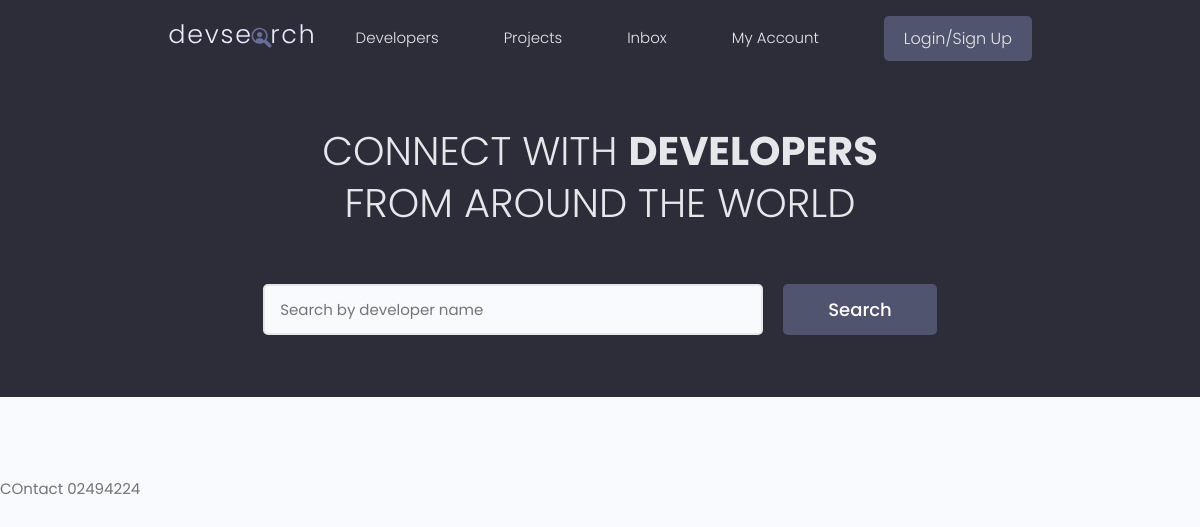
The app's page /, older data.
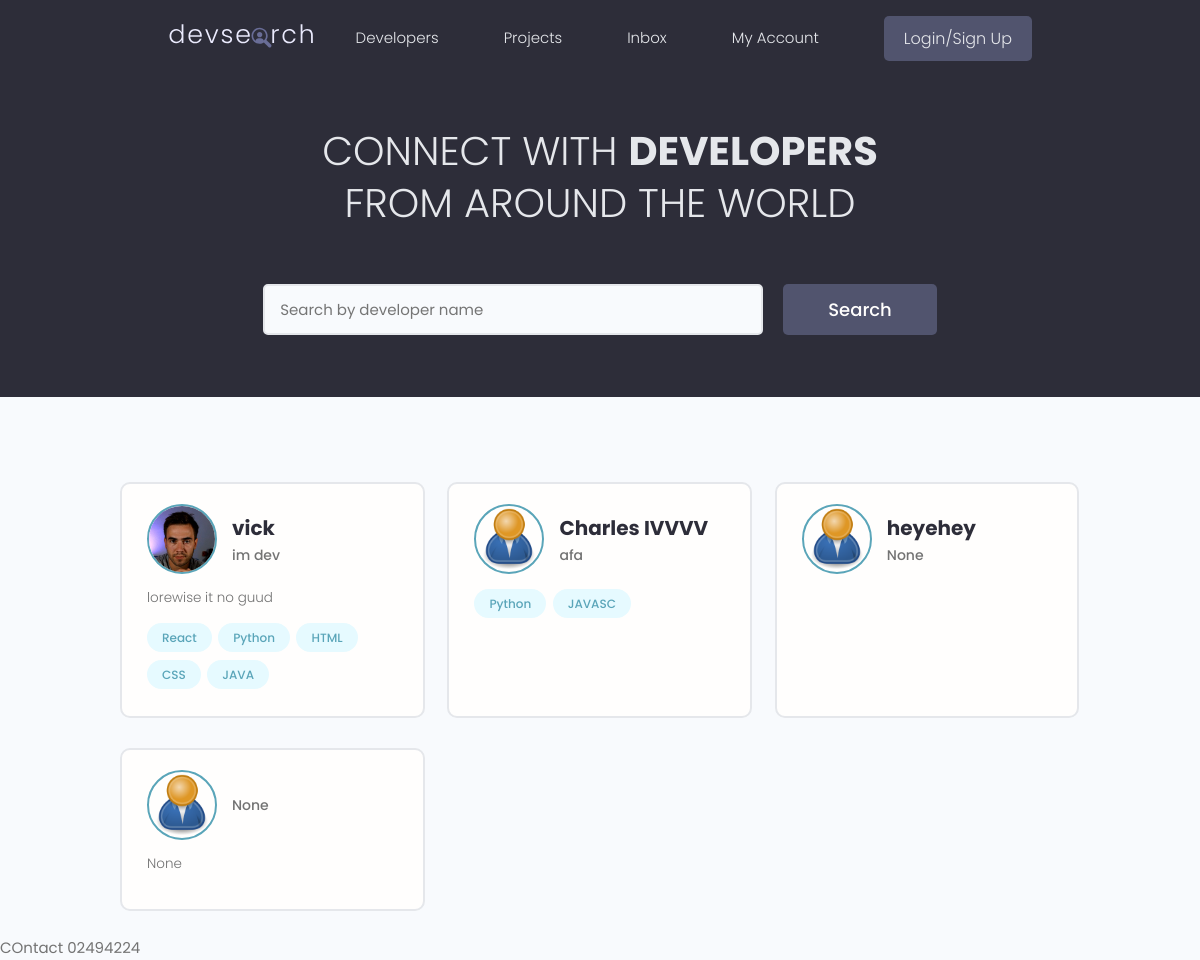
The same page, newer data.
### users/models.py (models this page shows, shortened)
class Profile(models.Model):
    user = models.OneToOneField(User, on_delete=models.CASCADE, null=True, blank=True)
    name = models.CharField(max_length=200, blank=True, null=True)
    email = models.EmailField(max_length=500, blank=True, null=True)
    username = models.CharField(max_length=200, null=True, blank=True)
    location = models.CharField(max_length=200, null=True, blank=True)
    short_intro = models.CharField(max_length=200, blank=True, null=True)
    bio = models.TextField(blank=True, null=True)
    profile_image = models.ImageField(null=True, blank=True, upload_to='profiles/', default='profiles/user-default.png')
    social_github = models.CharField(max_length=200, blank=True, null=True)
    social_twitter = models.CharField(max_length=200, blank=True, null=True)
    social_youtube = models.CharField(max_length=200, blank=True, null=True)
    social_website = models.CharField(max_length=200, blank=True, null=True)
    social_instagram = models.CharField(max_length=200, blank=True, null=True)
    created = models.DateTimeField(auto_now_add=True)
    id = models.UUIDField(default=uuid.uuid4, unique=True, primary_key=True, editable=False)

class Skill(models.Model):
    owner = models.ForeignKey(Profile, on_delete=models.CASCADE, null=True, blank=True)
    name = models.CharField(max_length=200, blank=True, null=True)
    description = models.TextField(null=True, blank=True)
    created = models.DateTimeField(auto_now_add=True)
    id = models.UUIDField(default=uuid.uuid4, unique=True, primary_key=True, editable=False)
    def __str__(self):
        return str(self.name)

### users/views.py (the view)
# urls.py: path('', views.profiles, name='profiles'),
def profiles(request):
    profiles = Profile.objects.all()
    context = {'profiles':profiles}
    return render(request, 'users/profiles.html', context)

### users/templates/users/profiles.html (shortened to what this page needs)
{% extends 'main.html' %}
{% block content %}
  <main class="home">
    <section class="hero-section text-center">
      <div class="container container--narrow">
        <div class="hero-section__box">
          <h2>CONNECT WITH <span>DEVELOPERS</span></h2>
          <h2>FROM AROUND THE WORLD</h2>
        </div>
        <div class="hero-section__search">
          <form class="form" action="#" method="get">
            <div class="form__field">
              <input class="input input--text" id="formInput#search" type="text" name="text"
                placeholder="Search by developer name" />
            </div>
            <input class="btn btn--sub btn--lg" type="submit" value="Search" />
          </form>
        </div>
      </div>
    </section>
    <section class="devlist">
      <div class="container">
        <div class="grid grid--three">
        {% for profile in profiles %}
          <div class="column card">
            <div class="dev">
              <a href="{% url 'user-profile' profile.id %}" class="card__body">
                <div class="dev__profile">
                  <img class="avatar avatar--md" src="{{ profile.profile_image.url }}" alt="image" />
                  <div class="dev__meta">
                    <h3>{{ profile.name }}</h3>
                    <h5>{{ profile.short_intro|slice:"60" }}</h5>
                  </div>
                </div>
                <p class="dev__info">{{ profile.bio|slice:"200" }}</p>
                <div class="dev__skills">
                {% for skill in profile.skill_set.all|slice:"5" %}
                  <span class="tag tag--pill tag--main">
                    <small>{{skill}}</small>
                  </span>
                {% endfor %}
                </div>
              </a>
            </div>
          </div>
        {% endfor %}
        </div>
      </div>
    </section>
  </main>
{% endblock %}

### templates/main.html (shortened to what this page needs)
<!DOCTYPE html>
{% load static %}
<html>
<head>
    <link rel="stylesheet" href="https://cdn.iconmonstr.com/1.3.0/css/iconmonstr-iconic-font.min.css" />
    <link rel="stylesheet" href="{% static 'uikit/styles/uikit.css' %}" />
    <link rel="stylesheet" href="{% static 'styles/app.css' %}" />
</head>
<body>
    {% include "navbar.html" %}
    {% block content %}
    {% endblock %}
    <footer>
        COntact 02494224
    </footer>
</body>
</html>

### templates/navbar.html (shortened to what this page needs)
{% load static %}
<header class="header">
    <div class="container container--narrow">
      <a href="{% url 'profiles' %}" class="header__logo">
        <img src="{% static 'images/logo.svg' %}" alt="DevSearch Logo" />
      </a>
      <nav class="header__nav">
        <ul class="header__menu">
          <li class="header__menuItem"><a href="{% url 'profiles' %}">Developers</a></li>
          <li class="header__menuItem"><a href="{% url 'projects' %}">Projects</a></li>
          <li class="header__menuItem"><a href="">Inbox</a></li>
          <li class="header__menuItem"><a href="">My Account</a></li>
          {% if request.user.is_authenticated %}
          <li class="header__menuItem"><a href="{% url 'create-project' %}" class="btn btn--sub">Add Projects</a></li>
          <li class="header__menuItem"><a href="{% url 'logout' %}" class="btn btn--sub">Logout</a></li>
          {% else %}
          <li class="header__menuItem"><a href="{% url 'login' %}" class="btn btn--sub">Login/Sign Up</a></li>
          {% endif %}
        </ul>
      </nav>
    </div>
  </header>

### static/styles/app.css (style rules this page uses)
:root { --color-sub: #2d2d39; }
.btn--sub { background-color: var(--color-sub-light); }
.card { border: 2px solid var(--color-light); }
img { width: 100%; }
.header { position: sticky; z-index: 111; background-color: var(--color-sub); padding: 1.5rem 0; }
.header > .container { display: flex; justify-content: space-between; align-items: center; }
.header__logo > img { height: 3.8rem; }
.header__nav > ul { display: inline-flex; align-items: center; list-style: none; gap: 6.5rem; }
.header__menuItem > a { color: var(--color-light); font-weight: 300; }
.hero-section { height: 40vh; display: flex; align-items: center; background-color: var(--color-sub); }
.hero-section__box { margin-bottom: 4rem; }
.hero-section__box > h2, .hero-section__box > h2 > span { font-size: 4rem; color: var(--color-light); line-height: 1.3; text-transform: uppercase; }
.hero-section__box > h2 { font-weight: 300; }
.hero-section__box > h2 > span { font-weight: 700; }
.hero-section__search > .form { display: flex; align-items: center; justify-content: center; gap: 2rem; }
.hero-section__search > .form input.input--text { width: 50rem; }
.devlist { margin-top: 8rem; }
.devlist .grid { align-items: stretch; }
.devlist .dev .dev__profile { display: flex; align-items: center; gap: 1.5rem; }
.devlist .dev .dev__meta h3 { color: var(--color-sub); font-size: 2rem; font-weight: 700; }
.devlist .dev .dev__meta h5 { color: var(--color-text); font-size: 1.4rem; font-weight: 500; }
.devlist .dev .dev__info { margin: 1.5rem 0; font-size: 1.35rem; line-height: 1.4; text-align: justify; }

### static/uikit/styles/modules/_variables.css (style rules this page uses)
:root { --color-main: #5aa5b9; --color-main-light: #e6faff; --color-sub: #3f4156; --color-sub-light: #51546e; --color-sub-lighter: #ededfd; --color-text: #737373; --color-gray: #8b8b8b; --color-light: #e5e7eb; --color-light-gray: #767676; --color-bg: #f8fafd; --color-white: #fffefd; --color-white-light: #f3f3f3; --color-success: #359e64; --color-success-bg: #def8e8; --color-error: #fc4b0b; --color-error-bg: #fff2ee; --font-base: 'Poppins', arial, helvetica, 'Segoe UI', roboto, ubuntu, sans-serif; --font-monospace: 'Fira Code', 'Courier New', courier, monospace; --font-regular: 300; --font-medium: 500; --font-bold: 700; --generic-shadow: 1px 1px 5px #00000010; --generic-transition: all 0.3s ease-in-out; }

### static/uikit/styles/modules/_base.css (style rules this page uses)
* { margin: 0; padding: 0; box-sizing: border-box; text-rendering: optimizeLegibility; color: inherit; font-size: inherit; }
html { font-size: 50%; }
@media only screen and (min-width: 480px) { html { font-size: 56.25%; } }
@media only screen and (min-width: 1200px) { html { font-size: 62.5%; } }
body { line-height: 1.6; font-weight: 400; font-size: 1.5rem; color: var(--color-text); background-color: var(--color-bg); min-height: 100vh; }

### static/uikit/styles/modules/_typography.css (style rules this page uses)
* { font-family: var(--font-base); }
h2 { font-size: 3.6rem; font-weight: var(--font-bold); }
h3 { font-size: 3.2rem; font-weight: var(--font-medium); }
h5 { font-size: 2.4rem; font-weight: var(--font-medium); }
h5, h6 { font-weight: var(--font-regular); }
p, span, strong { font-size: 1.6rem; color: var(--color-text); font-weight: var(--font-regular); }
a { padding-bottom: 2px; text-decoration: none; display: inline-block; color: var(--color-main); font-weight: var(--font-medium); }

### static/uikit/styles/modules/_utilities.css (style rules this page uses)
.container { width: 92%; max-width: 165rem; margin: 0 auto; box-sizing: border-box; }
.container--narrow { width: 92%; max-width: 120rem; }
@media screen and (min-width: 1000px) { .container { width: 90%; } }
@media screen and (min-width: 1000px) { .container--narrow { width: 85%; } }
@media screen and (min-width: 1200px) { .container { width: 80%; } }
@media screen and (min-width: 1200px) { .container--narrow { width: 72%; } }
.text-center { text-align: center; }

### static/uikit/styles/modules/_avatar.css (style rules this page uses)
.avatar { border-radius: 50%; border: 2px solid var(--color-main); object-fit: cover; }
.avatar--md { height: 7rem; width: 7rem; }

### static/uikit/styles/modules/_button.css (style rules this page uses)
.btn { display: inline-block; position: relative; cursor: pointer; background-color: var(--color-light); font-weight: var(--font-medium); color: var(--color-sub); text-decoration: none; padding: 1rem 2rem; border-radius: 0.5rem; border: none; width: -webkit-fit-content; width: -moz-fit-content; width: fit-content; height: -webkit-fit-content; height: -moz-fit-content; height: fit-content; font-size: 1.6rem; outline-width: 0; outline-color: transparent; -webkit-backface-visibility: hidden; backface-visibility: hidden; transition: all 0.3s ease-in-out; }
.btn--sub { background-color: var(--color-sub); color: var(--color-white); }
.btn--lg { font-size: 1.8rem; padding: 1.2rem 4.5rem; }

Row changes from the older to the newer data that the page shows:
added Profile: profile_image (picture), name "vick", short_intro "im dev", bio "lorewise it no guud"
added Skill: name "React", shown under "vick"
added Skill: name "Python", shown under "vick"
added Skill: name "HTML", shown under "vick"
added Skill: name "CSS", shown under "vick"
added Skill: name "JAVA", shown under "vick"
added Profile: profile_image (placeholder picture), name "Charles IVVVV", short_intro "afa"
added Skill: name "Python", shown under "Charles IVVVV"
added Skill: name "JAVASC", shown under "Charles IVVVV"
added Profile: profile_image (placeholder picture), name "heyehey", short_intro "None"
added Profile: profile_image (placeholder picture), short_intro "None", bio "None"
